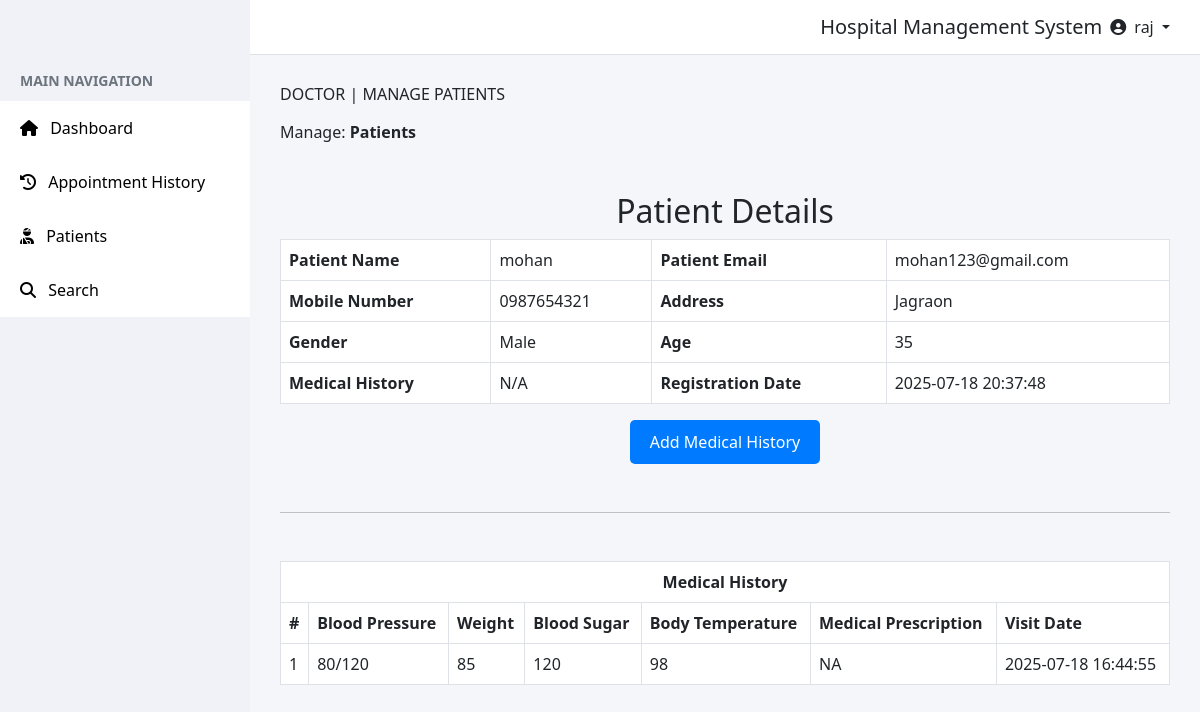
The app's page /view-patient.php?viewid=11 (signed in) with its own data.
### tables this page shows
CREATE TABLE `tblpatient` (
  `id` int(11) NOT NULL,
  `Docid` int(11) NOT NULL,
  `PatientName` varchar(100) NOT NULL,
  `PatientContno` varchar(20) NOT NULL,
  `PatientEmail` varchar(100) NOT NULL,
  `PatientGender` enum('Male','Female') NOT NULL,
  `PatientAdd` varchar(255) NOT NULL,
  `PatientAge` int(11) NOT NULL,
  `PatientMedhis` text DEFAULT NULL,
  `CreationDate` timestamp NOT NULL DEFAULT current_timestamp() ON UPDATE current_timestamp(),
  `UpdationDate` timestamp NOT NULL DEFAULT '0000-00-00 00:00:00'
);

CREATE TABLE `tblmedicalhistory` (
  `ID` int(11) NOT NULL,
  `PatientID` int(11) NOT NULL,
  `BloodPressure` varchar(50) NOT NULL,
  `BloodSugar` varchar(50) NOT NULL,
  `Weight` varchar(50) NOT NULL,
  `Temperature` varchar(50) NOT NULL,
  `MedicalPres` text NOT NULL,
  `CreationDate` timestamp NOT NULL DEFAULT current_timestamp()
);

### view-patient.php (the view, shortened to what this page needs)
<?php
$doctor_id = $_SESSION['doctor_id'];
$vid = isset($_GET['viewid']) ? $_GET['viewid'] : null;
$select_query = "SELECT * FROM tblpatient WHERE Docid = '$doctor_id' AND ID = '$vid'";
$execute_query = mysqli_query($conn, $select_query);
?>
<!DOCTYPE html>
<html lang="en">
<head>
  <link href="https://cdn.jsdelivr.net/npm/bootstrap@5.3.0/dist/css/bootstrap.min.css" rel="stylesheet">
  <link href="https://cdnjs.cloudflare.com/ajax/libs/font-awesome/6.5.0/css/all.min.css" rel="stylesheet">
</head>
<body>
  <div class="sidebar position-fixed">
    <div class="menu-title">Main Navigation</div>
    <a href="doctor-dashboard.php"><i class="fas fa-home me-2"></i> Dashboard</a>
    <a href="appointment-history.php"><i class="fas fa-history me-2"></i> Appointment History</a>
    <a href="#"><i class="fas fa-user-injured me-2"></i> Patients</a>
    <a href="#"><i class="fas fa-search me-2"></i> Search</a>
  </div>
  <div class="topbar">
    <h5 class="m-0 ms-auto me-2">Hospital Management System</h5>
    <div class="dropdown">
      <a class="text-dark text-decoration-none dropdown-toggle" href="#" data-bs-toggle="dropdown">
        <i class="fas fa-user-circle me-1"></i> <?php echo $_SESSION['doctor_name']; ?>
      </a>
    </div>
  </div>
  <div class="content">
    <h6 class="mb-3">DOCTOR | MANAGE PATIENTS</h6>
    <span>Manage: <b>Patients</b></span>
    <?php while ($row = mysqli_fetch_assoc($execute_query)) { ?>
      <h2 class="mt-5">Patient Details</h2>
      <table class="table table-bordered w-100">
        <tr>
          <th>Patient Name</th>
          <td><?php echo $row['PatientName']; ?></td>
          <th>Patient Email</th>
          <td><?php echo $row['PatientEmail']; ?></td>
        </tr>
        <tr>
          <th>Mobile Number</th>
          <td><?php echo $row['PatientContno']; ?></td>
          <th>Address</th>
          <td><?php echo $row['PatientAdd']; ?></td>
        </tr>
        <tr>
          <th>Gender</th>
          <td><?php echo $row['PatientGender']; ?></td>
          <th>Age</th>
          <td><?php echo $row['PatientAge']; ?></td>
        </tr>
        <tr>
          <th>Medical History</th>
          <td><?php echo $row['PatientMedhis']; ?></td>
          <th>Registration Date</th>
          <td><?php echo $row['CreationDate']; ?></td>
        </tr>
      </table>
      <?php
      $ret = mysqli_query($conn, "SELECT * FROM tblmedicalhistory WHERE PatientID='$vid'");
      $cnt = 1;
      ?>
      <table id="datatable" class="table table-bordered dt-responsive nowrap">
        <tr align="center">
          <th colspan="8">Medical History</th>
        </tr>
        <tr>
          <th>#</th>
          <th>Blood Pressure</th>
          <th>Weight</th>
          <th>Blood Sugar</th>
          <th>Body Temperature</th>
          <th>Medical Prescription</th>
          <th>Visit Date</th>
        </tr>
        <?php
        while ($row = mysqli_fetch_array($ret)) {
        ?>
          <tr>
            <td><?php echo $cnt; ?></td>
            <td><?php echo $row['BloodPressure']; ?></td>
            <td><?php echo $row['Weight']; ?></td>
            <td><?php echo $row['BloodSugar']; ?></td>
            <td><?php echo $row['Temperature']; ?></td>
            <td><?php echo $row['MedicalPres']; ?></td>
            <td><?php echo $row['CreationDate']; ?></td>
          </tr>
        <?php $cnt++;
        } ?>
        <button type="button" class="btn btn-primary" data-bs-toggle="modal" data-bs-target="#medicalHistoryModal">
          Add Medical History
        </button>
        <hr class="my-5">
      <?php } ?>
  </div>
</body>
</html>

### view-patient.php (style rules this page uses)
body { font-family: 'Segoe UI', sans-serif; background-color: #f4f6f9; margin: 0; }
.sidebar { height: 100vh; width: 250px; position: fixed; top: 0; left: 0; background-color: #f1f2f7; padding-top: 60px; z-index: 100; }
.sidebar a { padding: 15px 20px; display: block; color: #000; text-decoration: none; background-color: #fff; }
.sidebar .menu-title { padding: 10px 20px; font-weight: bold; text-transform: uppercase; font-size: 14px; color: #6c757d; }
.topbar { background-color: white; padding: 15px 30px; border-bottom: 1px solid #dee2e6; display: flex; justify-content: space-between; align-items: center; margin-left: 250px; }
.content { margin-left: 250px; padding: 30px; }
h2, h4 { text-align: center; }
.btn { display: block; margin: 0 auto; padding: 10px 20px; background-color: #007bff; color: white; border: none; border-radius: 5px; cursor: pointer; }

### records on screen
tblpatient: PatientName "mohan", PatientEmail "mohan123@gmail.com", PatientContno "0987654321", PatientAdd "Jagraon", PatientGender "Male", PatientAge "35", PatientMedhis "N/A", CreationDate "2025-07-18 20:37:48"
tblmedicalhistory: BloodPressure "80/120", Weight "85", BloodSugar "120", Temperature "98", MedicalPres "NA", CreationDate "2025-07-18 16:44:55"

### other values on screen
$_SESSION['doctor_name'] "raj"
